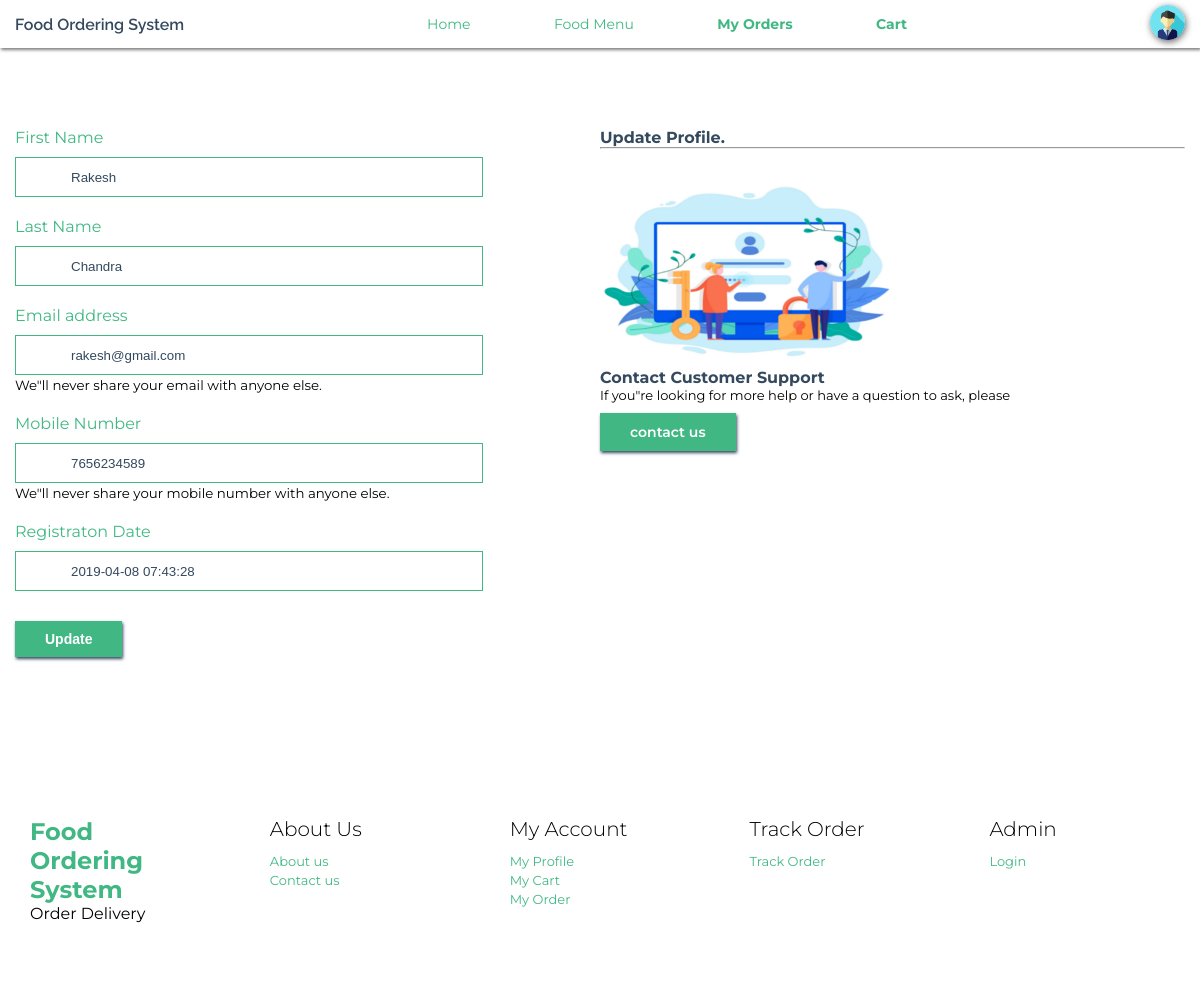
/profile.php (signed in), run on the app's committed database.
### tables this page shows
CREATE TABLE `tbluser` (
  `ID` int(10) NOT NULL,
  `FirstName` varchar(45) DEFAULT NULL,
  `LastName` varchar(50) DEFAULT NULL,
  `Email` varchar(120) DEFAULT NULL,
  `MobileNumber` bigint(11) DEFAULT NULL,
  `Password` varchar(120) DEFAULT NULL,
  `RegDate` timestamp NOT NULL DEFAULT current_timestamp()
);

### profile.php (the view, shortened to what this page needs)
<?php
include('includes/dbconnection.php');
if (strlen($_SESSION['fosuid']==0)) {
  header('location:logout.php');
  } else{
 ?>
<!DOCTYPE html>
<html lang="en">
<head>
   <link href="css/animsition.min.css" rel="stylesheet">
   <link href="css/animate.css" rel="stylesheet">
   <link href="css/style.css" rel="stylesheet">
   <link href="css/register.css" rel="stylesheet">
   <link href="css/login.css" rel="stylesheet">
</head>
<body>
   <div class="site-wrapper animsition" data-animsition-in="fade-in" data-animsition-out="fade-out">
      <header id="header" class="header-scroll top-header headrom">
         <?php include('includes/header.php');?>
      </header>
      <div class="page">
         <section class="contact-page inner-page">
            <div class="container">
               <div class="main-wrapper">
                  <div class="form-wrapper">
                     <div class="widget">
                        <div class="widget-body">
                           <form action="" name="submit" method="post" class="login-form">
                              <?php
$pid=$_SESSION['fosuid'];
$ret=mysqli_query($con,"select * from tbluser where ID='$pid'");
while ($row=mysqli_fetch_array($ret)) {
?>
                              <div class="">
                                 <div class="form-bind">
                                    <label for="exampleInputEmail1">First Name</label>
                                    <input class="form-control" type="text" value="<?php  echo $row['FirstName'];?>"
                                       id="firstname" name="firstname" required="true">
                                 </div>
                                 <div class="form-bind">
                                    <label for="exampleInputEmail1">Last Name</label>
                                    <input class="form-control" type="text" value="<?php  echo $row['LastName'];?>"
                                       id="lastname" name="lastname" required="true">
                                 </div>
                                 <div class="form-bind">
                                    <label for="exampleInputEmail1">Email address</label>
                                    <input type="email" class="form-control" id="email" aria-describedby="emailHelp"
                                       placeholder="Enter email" name="email" value="<?php  echo $row['Email'];?>"
                                       required="true" readonly='true'> <small id="emailHelp"
                                       class="form-text text-muted">We"ll never share your email with anyone
                                       else.</small>
                                 </div>
                                 <div class="form-bind">
                                    <label for="exampleInputEmail1">Mobile Number</label>
                                    <input class="form-control" type="text" id="mobilenumber" name="mobilenumber"
                                       value="<?php  echo $row['MobileNumber'];?>" readonly="true"> <small
                                       class="form-text text-muted">We"ll never share your mobile number with anyone
                                       else.</small>
                                 </div>
                                 <div class="form-bind">
                                    <label for="exampleInputEmail1">Registraton Date</label>
                                    <input class="form-control" type="text" id="regdate" name="regdate"
                                       value="<?php  echo $row['RegDate'];?>" readonly="true">
                                 </div>
                              </div>
                              <?php } ?>
                              <div class="form-bottom">
                                 <div class="">
                                    <button type="submit" name="submit" class="custom-btn">Update</button>
                                 </div>
                              </div>
                           </form>
                        </div>
                     </div>
                  </div>
                  <div class="side-wrapper">
                     <h4>Update Profile.</h4>
                     <hr>
                     <img src="images/profile.png" alt="" class="img-fluid">
                     <h4 class="m-t-20">Contact Customer Support</h4>
                     <p> If you"re looking for more help or have a question to ask, please </p>
                     <p> <a href="contact.php" class="custom-btn" style="color:white; display:inline-block">contact us</a> </p>
                  </div>
               </div>
            </div>
         </section>
         <?php include('includes/footer.php');?>
      </div>
   </div>
</body>
</html>
<?php  } ?>

### css/style.css (style rules this page uses)
:root { --font-dark:#34495E; --font-white:#ffffff; --font-primary:#41B883; --bg-primary:#34495E; --bg-secondary:#41B883; }
* { margin: 0; padding: 0; box-sizing: border-box; }
body { font-family: 'Montserrat', sans-serif; }
a { text-decoration: none; }
p { font-size: 14px; }
section { padding: 80px 0; }
.container { max-width: 1170px; margin:0 auto; }
.custom-btn { background: var(--bg-secondary); color: var(--font-white); font-size: 14px; font-weight: 600; padding: 10px 30px; display: block; margin-top: 10px; box-shadow: 1px 2px 3px var(--font-dark); border: none; }
header { box-shadow: 1px 2px 3px rgba(0,0,0,0.5); background: white; }

### css/register.css (style rules this page uses)
.main-wrapper { display: flex; justify-content: space-between; position: relative; z-index: 99999999; }
.form-wrapper { flex-basis: 40%; }
.form-wrapper form label { color: var(--font-primary); }
.form-wrapper form .form-bind { margin-bottom: 20px; }
.form-wrapper form .form-control { background-color: transparent; border: 1px solid var(--bg-secondary); height: 40px; padding: 10px 25px; box-shadow: 1px 2px 1px var(--font-white); width: 100%; padding-left: 55px; color: var(--font-white); }
.form-bottom { display: flex; justify-content: space-between; }
.form-bind { position: relative; }
.side-wrapper { flex-basis: 50%; background-color: white; text-align: center; position: relative; z-index: 99999999; }
.side-wrapper h4 { color: var(--font-primary); }
.side-wrapper .img-fluid { width: 300px; height: 200px; margin: 0 auto; margin-top: 15px; }

### css/login.css (style rules this page uses)
.side-wrapper { text-align: left!important; }
label { margin-bottom: 10px; display: block; }
.side-wrapper h4 { color:var(--font-dark)!important; }
.side-wrapper p { font-size: 13px; }
.side-wrapper p a { color:var(--font-primary); }
.login-form input { color: var(--font-dark)!important; }

### data on the page
tbluser: firstname "Rakesh", lastname "Chandra", email "rakesh@gmail.com", mobilenumber "7656234589", regdate "2019-04-08 07:43:28"
